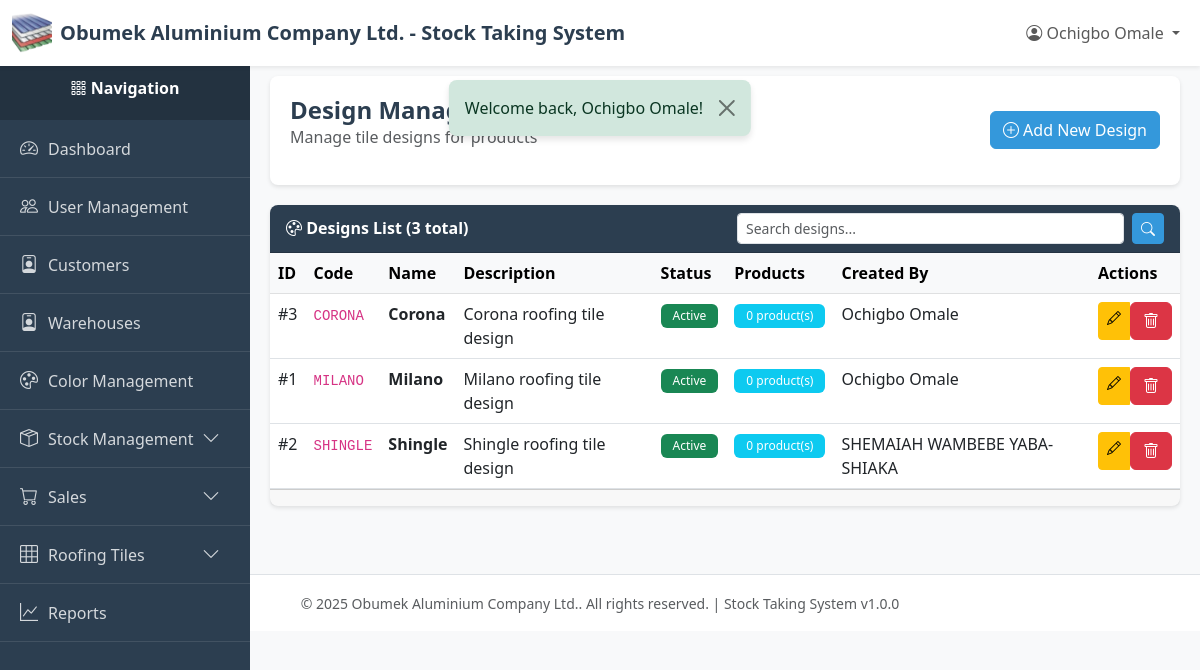
/index.php?page=designs (signed in), run on an earlier commit of the app's database.
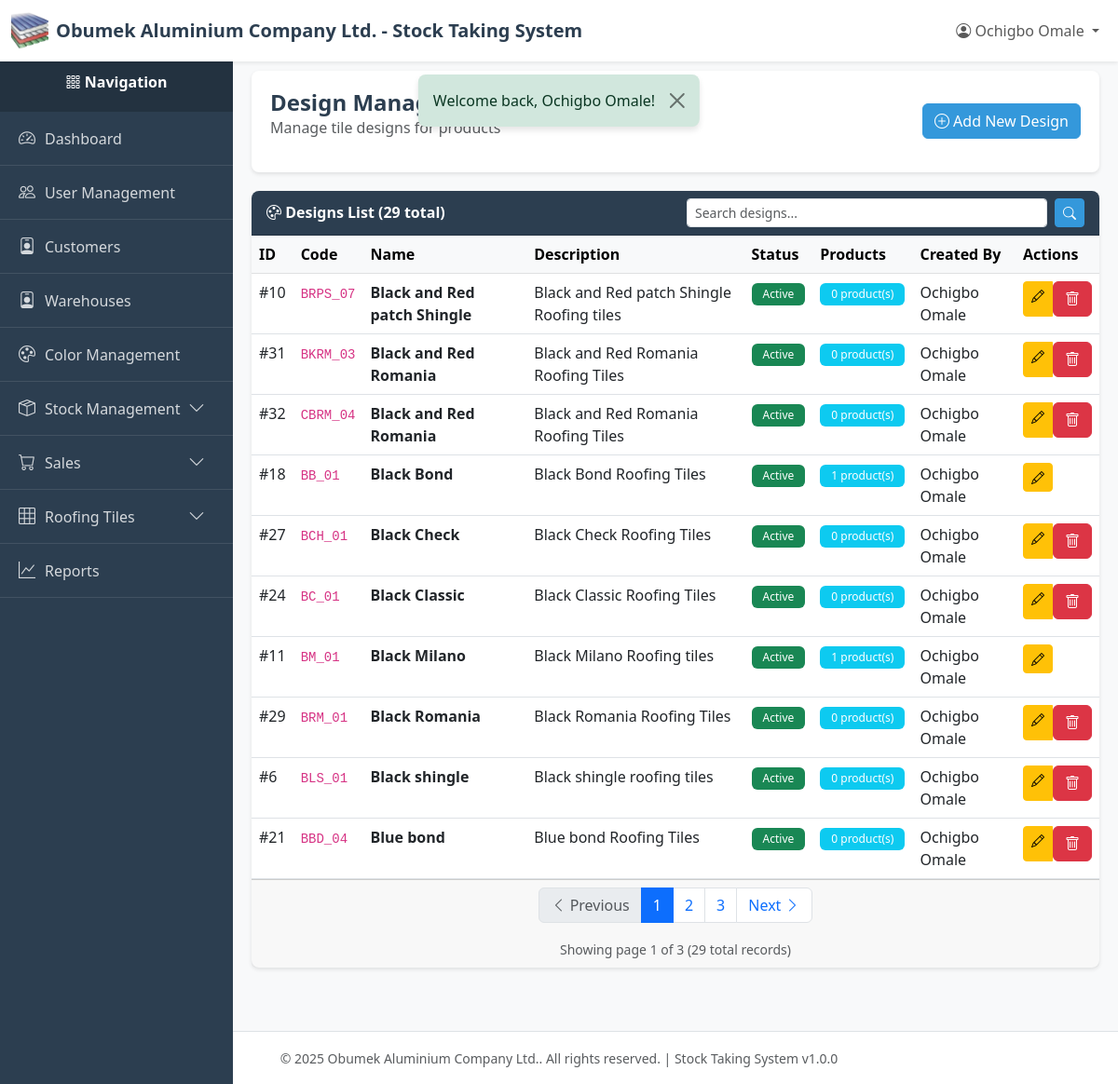
And on a later commit of the database.
### tables this page shows
CREATE TABLE `designs` (
  `id` int(11) NOT NULL,
  `code` varchar(50) NOT NULL,
  `name` varchar(100) NOT NULL,
  `description` text DEFAULT NULL,
  `is_active` tinyint(1) DEFAULT 1,
  `created_by` int(11) DEFAULT NULL,
  `created_at` timestamp NOT NULL DEFAULT current_timestamp(),
  `updated_at` timestamp NULL DEFAULT NULL ON UPDATE current_timestamp(),
  `deleted_at` timestamp NULL DEFAULT NULL
);

CREATE TABLE `users` (
  `id` int(11) NOT NULL,
  `email` varchar(255) NOT NULL,
  `password` varchar(255) NOT NULL,
  `name` varchar(255) NOT NULL,
  `role` varchar(50) NOT NULL DEFAULT 'viewer',
  `created_at` timestamp NOT NULL DEFAULT current_timestamp(),
  `updated_at` timestamp NULL DEFAULT NULL ON UPDATE current_timestamp(),
  `deleted_at` timestamp NULL DEFAULT NULL
);

### index.php (called while the page is built, shortened)
<?php
require_once __DIR__ . '/utils/auth_middleware.php';
require_once __DIR__ . '/controllers/routes.php';

### utils/auth_middleware.php (called while the page is built, shortened)
<?php
function hasPermission($module, $action = ACTION_VIEW) {
    if (isset($_SESSION['user_role']) && $_SESSION['user_role'] === ROLE_SUPER_ADMIN) {
        return true;
    }
    $permissions = $_SESSION['permissions'];
    return in_array($action, $permissions[$module]);
}

### config/db.php (called while the page is built, shortened)
<?php
class Database {
    private static $instance = null;
    private $connection;
    private $host = 'localhost';
    private $db_name = 'obumuvcg_stockdb';
    private $username = 'root';
    private $password = '';
    private $charset = 'utf8mb4';
    private function __construct() {
        try {
            $dsn = "mysql:host={$this->host};dbname={$this->db_name};charset={$this->charset}";
            $options = [
                PDO::ATTR_ERRMODE            => PDO::ERRMODE_EXCEPTION,
                PDO::ATTR_DEFAULT_FETCH_MODE => PDO::FETCH_ASSOC,
                PDO::ATTR_EMULATE_PREPARES   => false,
            ];
            $this->connection = new PDO($dsn, $this->username, $this->password, $options);
        } catch (PDOException $e) {
            error_log("Database Connection Error: " . $e->getMessage());
            die("Database connection failed. Please contact the administrator.");
        }
    }
    public static function getInstance() {
        if (self::$instance === null) {
            self::$instance = new self();
        }
        return self::$instance;
    }
    public function getConnection() {
        return $this->connection;
    }
}

### models/design.php (called while the page is built, shortened)
<?php
require_once __DIR__ . '/../config/db.php';
class Design {
    private $db;
    private $table = 'designs';
    public function __construct() {
        $this->db = Database::getInstance()->getConnection();
    }
    public function getAll($limit = RECORDS_PER_PAGE, $offset = 0) {
        try {
            $sql = "SELECT d.*, u.name as created_by_name
                    FROM {$this->table} d
                    LEFT JOIN users u ON d.created_by = u.id
                    WHERE d.deleted_at IS NULL
                    ORDER BY d.name ASC
                    LIMIT ? OFFSET ?";
            $stmt = $this->db->prepare($sql);
            $stmt->execute([(int)$limit, (int)$offset]);
            return $stmt->fetchAll();
        } catch (PDOException $e) {
            error_log("Design fetch error: " . $e->getMessage());
            return [];
        }
    }
    public function count() {
        try {
            $sql = "SELECT COUNT(*) as total FROM {$this->table} WHERE deleted_at IS NULL";
            $stmt = $this->db->query($sql);
            $result = $stmt->fetch();
            return $result['total'] ?? 0;
        } catch (PDOException $e) {
            error_log("Design count error: " . $e->getMessage());
            return 0;
        }
    }
}

### utils/helpers.php (called while the page is built, shortened)
<?php
function truncateText($text, $length = 50, $suffix = '...')
{
    if (strlen($text) <= $length) {
        return $text;
    }
    return substr($text, 0, $length) . $suffix;
}
function getPaginationData($total, $page = 1, $perPage = RECORDS_PER_PAGE)
{
    $totalPages = ceil($total / $perPage);
    $page = max(1, min($page, $totalPages));
    $offset = ($page - 1) * $perPage;
    return [
        'total' => $total,
        'per_page' => $perPage,
        'current_page' => $page,
        'total_pages' => $totalPages,
        'offset' => $offset,
        'has_previous' => $page > 1,
        'has_next' => $page < $totalPages,
    ];
}

### views/tiles/designs/index.php (the view, shortened to what the changed rows need)
<?php
require_once __DIR__ . '/../../../config/db.php';
require_once __DIR__ . '/../../../models/design.php';
require_once __DIR__ . '/../../../utils/helpers.php';
$currentPage = isset($_GET['page_num']) ? (int)$_GET['page_num'] : 1;
$searchQuery = $_GET['search'] ?? '';
$designModel = new Design();
if (!empty($searchQuery)) {
    $designs = $designModel->search($searchQuery, RECORDS_PER_PAGE, ($currentPage - 1) * RECORDS_PER_PAGE);
    $totalDesigns = count($designModel->search($searchQuery, 10000, 0));
} else {
    $designs = $designModel->getAll(RECORDS_PER_PAGE, ($currentPage - 1) * RECORDS_PER_PAGE);
    $totalDesigns = $designModel->count();
}
$paginationData = getPaginationData($totalDesigns, $currentPage);
require_once __DIR__ . '/../../../layout/header.php';
require_once __DIR__ . '/../../../layout/sidebar.php';
?>
<div class="content-wrapper">
    <div class="page-header">
        <div class="d-flex justify-content-between align-items-center">
            <div>
                <h1 class="page-title">Design Management</h1>
                <p class="text-muted">Manage tile designs for products</p>
            </div>
            <?php if (hasPermission(MODULE_DESIGN_MANAGEMENT, ACTION_CREATE)): ?>
            <a href="/new-stock-system/index.php?page=designs_create" class="btn btn-primary">
                <i class="bi bi-plus-circle"></i> Add New Design
            </a>
            <?php endif; ?>
        </div>
    </div>
    <div class="card">
        <div class="card-header">
            <div class="row align-items-center">
                <div class="col-md-6">
                    <i class="bi bi-palette"></i> Designs List (<?= $totalDesigns ?> total)
                </div>
                <div class="col-md-6">
                    <form method="GET" action="/new-stock-system/index.php" class="d-flex">
                        <input type="text" name="search" class="form-control form-control-sm me-2"
                               placeholder="Search designs..." value="<?= htmlspecialchars($searchQuery) ?>">
                        <button type="submit" class="btn btn-sm btn-primary"><i class="bi bi-search"></i></button>
                    </form>
                </div>
            </div>
        </div>
        <div class="card-body p-0">
            <?php if (empty($designs)): ?>
            <div class="alert alert-info m-3">
                <i class="bi bi-info-circle"></i>
                <?php if (!empty($searchQuery)): ?>
                    No designs found matching "<?= htmlspecialchars($searchQuery) ?>".
                <?php else: ?>
                    No designs found. Create your first design to get started.
                <?php endif; ?>
            </div>
            <?php else: ?>
            <div class="table-responsive">
                <table class="table table-hover mb-0">
                    <thead class="table-light">
                        <tr>
                            <th>ID</th>
                            <th>Code</th>
                            <th>Name</th>
                            <th>Description</th>
                            <th>Status</th>
                            <th>Products</th>
                            <th>Created By</th>
                            <th>Actions</th>
                        </tr>
                    </thead>
                    <tbody>
                        <?php foreach ($designs as $design): ?>
                        <?php
                        $db = Database::getInstance()->getConnection();
                        $stmt = $db->prepare("SELECT COUNT(*) as count FROM tile_products WHERE design_id = ? AND deleted_at IS NULL");
                        $stmt->execute([$design['id']]);
                        $productCount = $stmt->fetch()['count'] ?? 0;
                        ?>
                        <tr>
                            <td>#<?= $design['id'] ?></td>
                            <td><code><?= htmlspecialchars($design['code']) ?></code></td>
                            <td><strong><?= htmlspecialchars($design['name']) ?></strong></td>
                            <td><?= htmlspecialchars(truncateText($design['description'] ?? '-', 50)) ?></td>
                            <td>
                                <?php if ($design['is_active']): ?>
                                    <span class="badge bg-success">Active</span>
                                <?php else: ?>
                                    <span class="badge bg-secondary">Inactive</span>
                                <?php endif; ?>
                            </td>
                            <td>
                                <span class="badge bg-info"><?= $productCount ?> product(s)</span>
                            </td>
                            <td><?= htmlspecialchars($design['created_by_name'] ?? '-') ?></td>
                            <td>
                                <div class="btn-group btn-group-sm">
                                    <?php if (hasPermission(MODULE_DESIGN_MANAGEMENT, ACTION_EDIT)): ?>
                                    <a href="/new-stock-system/index.php?page=designs_edit&id=<?= $design['id'] ?>"
                                       class="btn btn-warning" title="Edit">
                                        <i class="bi bi-pencil"></i>
                                    </a>
                                    <?php endif; ?>
                                    <?php if (hasPermission(MODULE_DESIGN_MANAGEMENT, ACTION_DELETE) && $productCount == 0): ?>
                                    <form method="POST" action="/new-stock-system/controllers/tiles/designs/delete/index.php"
                                          style="display: inline;" onsubmit="return confirmDelete();">
                                        <button type="submit" class="btn btn-danger" title="Delete">
                                            <i class="bi bi-trash"></i>
                                        </button>
                                    </form>
                                    <?php endif; ?>
                                </div>
                            </td>
                        </tr>
                        <?php endforeach; ?>
                    </tbody>
                </table>
            </div>
            <?php endif; ?>
        </div>
        <?php if (!empty($designs)): ?>
        <div class="card-footer">
            <?php $queryParams = $_GET; include __DIR__ . '/../../../layout/pagination.php'; ?>
        </div>
        <?php endif; ?>
    </div>
</div>
<?php require_once __DIR__ . '/../../../layout/footer.php'; ?>

### layout/pagination.php (shortened to what the changed rows need)
<?php
$paginationData = $paginationData ?? [];
$queryParams = $queryParams ?? [];
if (empty($paginationData) || $paginationData['total_pages'] <= 1) {
    return;
}
$currentPage = $paginationData['current_page'];
$totalPages = $paginationData['total_pages'];
$hasPrevious = $paginationData['has_previous'];
$hasNext = $paginationData['has_next'];
function buildPaginationUrl($pageNum, $params) {
    $params['page_num'] = $pageNum;
    return '/new-stock-system/index.php?' . http_build_query($params);
}
?>
<nav aria-label="Page navigation">
    <ul class="pagination justify-content-center">
        <li class="page-item <?php echo !$hasPrevious ? 'disabled' : ''; ?>">
            <a class="page-link" href="<?php echo $hasPrevious ? buildPaginationUrl($currentPage - 1, $queryParams) : '#'; ?>">
                <i class="bi bi-chevron-left"></i> Previous
            </a>
        </li>
        <?php
        $range = 2;
        $start = max(1, $currentPage - $range);
        $end = min($totalPages, $currentPage + $range);
            ?>
            <?php
        for ($i = $start; $i <= $end; $i++) {
            ?>
            <li class="page-item <?php echo $i === $currentPage ? 'active' : ''; ?>">
                <a class="page-link" href="<?php echo buildPaginationUrl($i, $queryParams); ?>"><?php echo $i; ?></a>
            </li>
            <?php
        }
            ?>
        <li class="page-item <?php echo !$hasNext ? 'disabled' : ''; ?>">
            <a class="page-link" href="<?php echo $hasNext ? buildPaginationUrl($currentPage + 1, $queryParams) : '#'; ?>">
                Next <i class="bi bi-chevron-right"></i>
            </a>
        </li>
    </ul>
    <div class="text-center text-muted mt-2">
        <small>
            Showing page <?php echo $currentPage; ?> of <?php echo $totalPages; ?>
            (<?php echo $paginationData['total']; ?> total records)
        </small>
    </div>
</nav>

What changed in the data, as far as the page shows it:
no longer on this page (row edited): designs: id "3", code "CORONA", name "Corona", description "Corona roofing tile design", is_active "Active", productCount "0", created_by.name "Ochigbo Omale"
no longer on this page (row edited): designs: id "1", code "MILANO", name "Milano", description "Milano roofing tile design", is_active "Active", productCount "0", created_by.name "Ochigbo Omale"
no longer on this page (row edited): designs: id "2", code "SHINGLE", name "Shingle", description "Shingle roofing tile design", is_active "Active", productCount "0", created_by.name "SHEMAIAH WAMBEBE YABA-SHIAKA"
added designs: id "10", code "BRPS_07", name "Black and Red patch Shingle", description "Black and Red patch Shingle Roofing tiles", is_active "Active", productCount "0", created_by.name "Ochigbo Omale"
added designs: id "31", code "BKRM_03", name "Black and Red Romania", description "Black and Red Romania Roofing Tiles", is_active "Active", productCount "0", created_by.name "Ochigbo Omale"
added designs: id "32", code "CBRM_04", name "Black and Red Romania", description "Black and Red Romania Roofing Tiles", is_active "Active", productCount "0", created_by.name "Ochigbo Omale"
added designs: id "18", code "BB_01", name "Black Bond", description "Black Bond Roofing Tiles", is_active "Active", productCount "1", created_by.name "Ochigbo Omale"
added designs: id "27", code "BCH_01", name "Black Check", description "Black Check Roofing Tiles", is_active "Active", productCount "0", created_by.name "Ochigbo Omale"
added designs: id "24", code "BC_01", name "Black Classic", description "Black Classic Roofing Tiles", is_active "Active", productCount "0", created_by.name "Ochigbo Omale"
added designs: id "11", code "BM_01", name "Black Milano", description "Black Milano Roofing tiles", is_active "Active", productCount "1", created_by.name "Ochigbo Omale"
added designs: id "29", code "BRM_01", name "Black Romania", description "Black Romania Roofing Tiles", is_active "Active", productCount "0", created_by.name "Ochigbo Omale"
added designs: id "6", code "BLS_01", name "Black shingle", description "Black shingle roofing tiles", is_active "Active", productCount "0", created_by.name "Ochigbo Omale"
added designs: id "21", code "BBD_04", name "Blue bond", description "Blue bond Roofing Tiles", is_active "Active", productCount "0", created_by.name "Ochigbo Omale"
Also different on the page:
$totalDesigns: "3" → "29"
$currentPage: (not shown) → "1"
$totalPages: (not shown) → "3"
$paginationData['total']: (not shown) → "29"
text now shown: "Previous Next Showing page of ( total records)"
new list line: "1"
new list line: "2"
new list line: "3"
